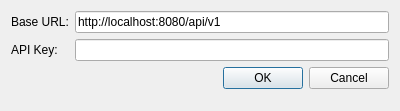
<?xml version="1.0" encoding="UTF-8"?>
<ui version="4.0">
 <class>ConfigDialog</class>
 <widget class="QDialog" name="ConfigDialog">
  <property name="geometry">
   <rect>
    <x>0</x>
    <y>0</y>
    <width>400</width>
    <height>111</height>
   </rect>
  </property>
  <property name="windowTitle">
   <string>MongoChem Config</string>
  </property>
  <layout class="QGridLayout" name="gridLayout">
   <item row="0" column="1">
    <widget class="QLineEdit" name="girderUrl">
     <property name="text">
      <string>http://localhost:8080/api/v1</string>
     </property>
    </widget>
   </item>
   <item row="1" column="1">
    <widget class="QLineEdit" name="apiKey">
     <property name="echoMode">
      <enum>QLineEdit::Password</enum>
     </property>
    </widget>
   </item>
   <item row="1" column="0">
    <widget class="QLabel" name="label_2">
     <property name="text">
      <string>API Key:</string>
     </property>
    </widget>
   </item>
   <item row="2" column="0" colspan="2">
    <widget class="QDialogButtonBox" name="buttonBox">
     <property name="orientation">
      <enum>Qt::Horizontal</enum>
     </property>
     <property name="standardButtons">
      <set>QDialogButtonBox::Cancel|QDialogButtonBox::Ok</set>
     </property>
    </widget>
   </item>
   <item row="0" column="0">
    <widget class="QLabel" name="label">
     <property name="text">
      <string>Base URL:</string>
     </property>
    </widget>
   </item>
   <item row="3" column="0" colspan="2">
    <spacer name="verticalSpacer">
     <property name="orientation">
      <enum>Qt::Vertical</enum>
     </property>
     <property name="sizeHint" stdset="0">
      <size>
       <width>20</width>
       <height>40</height>
      </size>
     </property>
    </spacer>
   </item>
  </layout>
 </widget>
 <resources/>
 <connections>
  <connection>
   <sender>buttonBox</sender>
   <signal>accepted()</signal>
   <receiver>ConfigDialog</receiver>
   <slot>accept()</slot>
   <hints>
    <hint type="sourcelabel">
     <x>248</x>
     <y>254</y>
    </hint>
    <hint type="destinationlabel">
     <x>157</x>
     <y>274</y>
    </hint>
   </hints>
  </connection>
  <connection>
   <sender>buttonBox</sender>
   <signal>rejected()</signal>
   <receiver>ConfigDialog</receiver>
   <slot>reject()</slot>
   <hints>
    <hint type="sourcelabel">
     <x>316</x>
     <y>260</y>
    </hint>
    <hint type="destinationlabel">
     <x>286</x>
     <y>274</y>
    </hint>
   </hints>
  </connection>
 </connections>
</ui>
